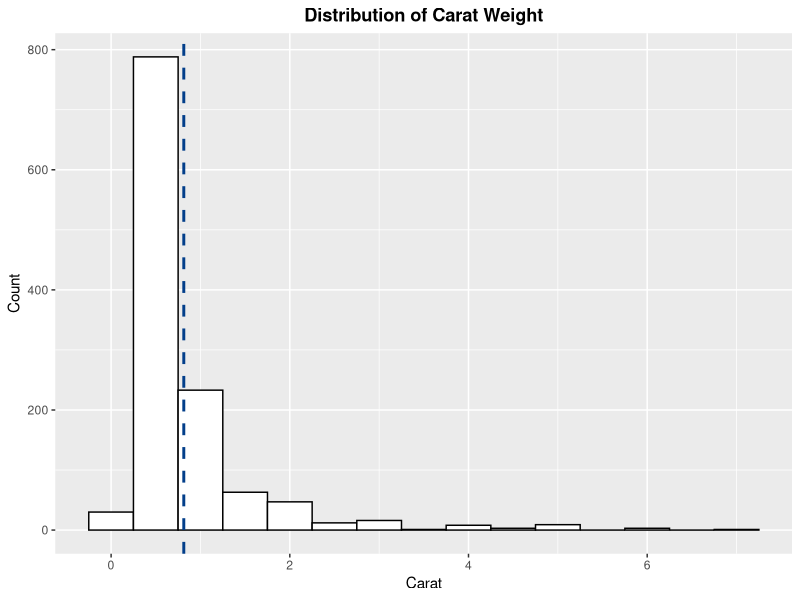
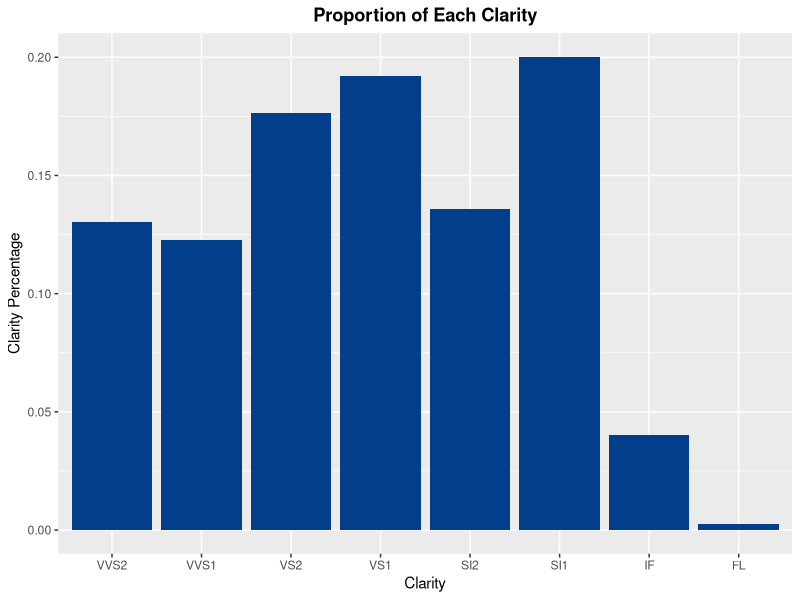
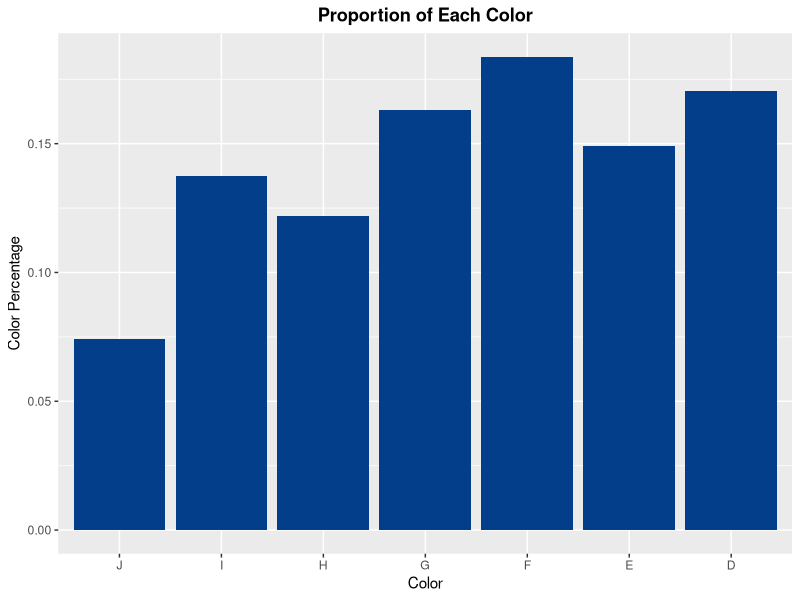
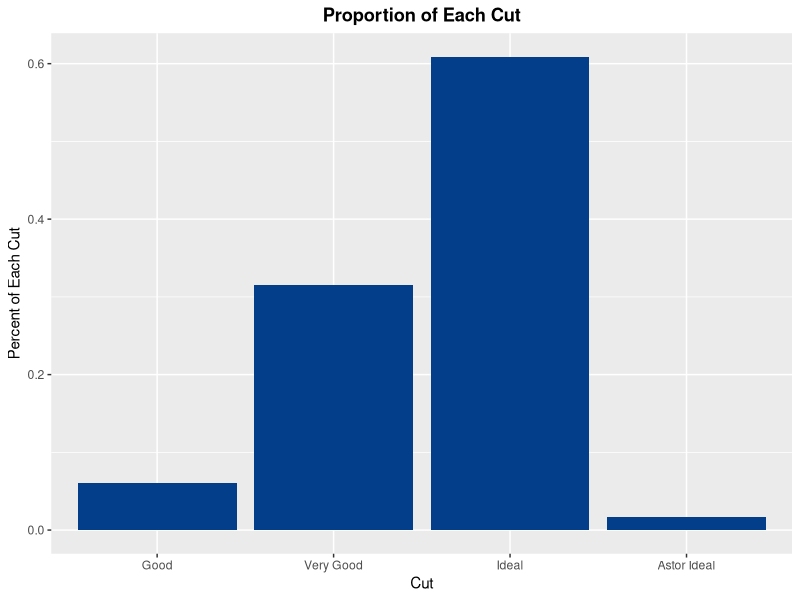
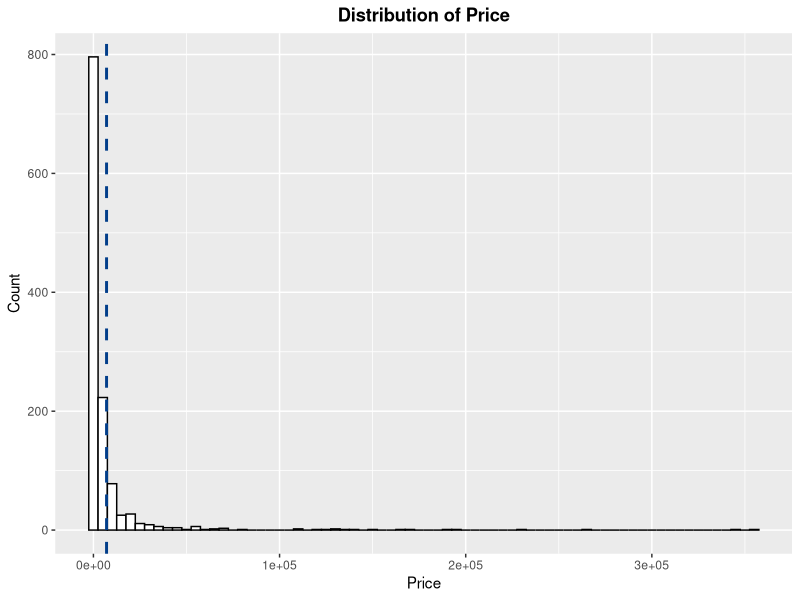
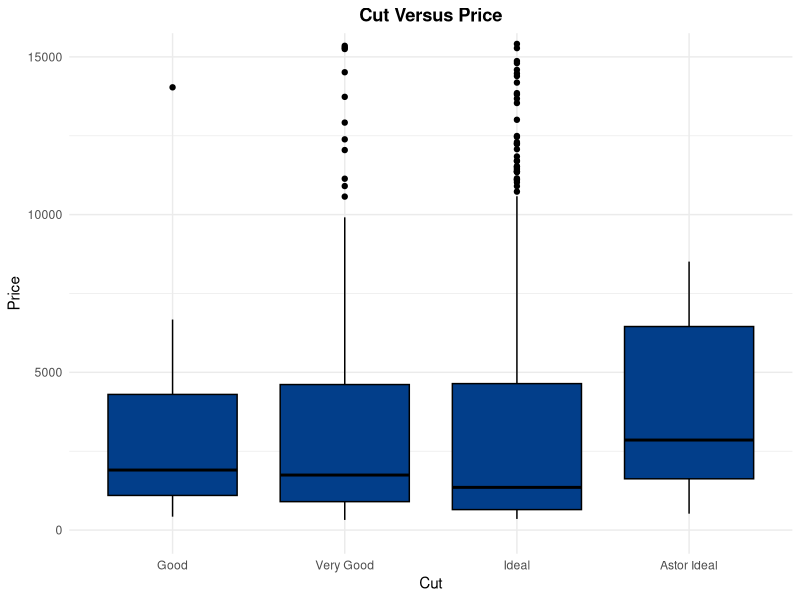
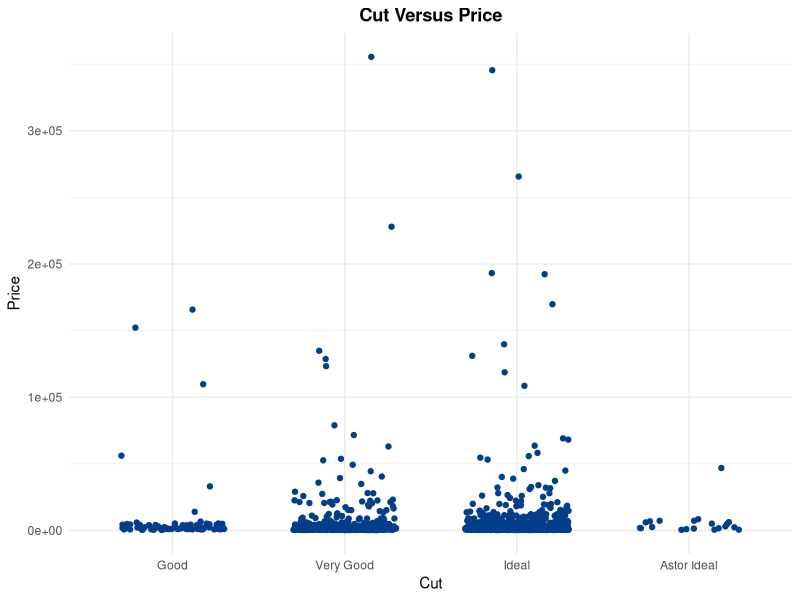
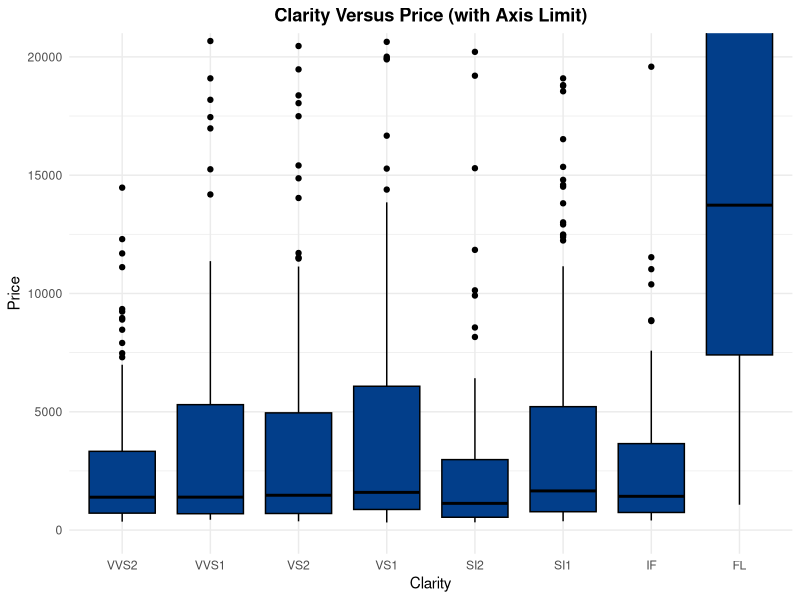

Reproduce these figures in R, in order.
## ---- chunk 1
library(rmarkdown)
library(knitr)
library(tidyverse)
library(dplyr)
library(ggplot2)
## ---- chunk 2
diamonds <- read.csv("diamonds4.csv", header = TRUE)
head(diamonds)
## ---- chunk 3
clarityCats <- c("VVS2", "VVS1", "VS2", "VS1", "SI2", "SI1", "IF", "FL")
colorCats <- c("J","I","H","G","F","E","D")
cutCats <- c("Good", "Very Good", "Ideal", "Astor Ideal")
## ---- chunk 4
diamonds <- diamonds%>%
  mutate(clarity = factor(clarity, levels = clarityCats))%>%
  mutate(color = factor(color,levels = colorCats))%>%
  mutate(cut = factor(cut, levels = cutCats))
## ---- chunk 5
summary(diamonds$carat)

p<-ggplot(diamonds, aes(x=carat)) + 
  geom_histogram(binwidth=.5, colour="black", fill="white")+
  labs(x='Carat', y='Count',title='Distribution of Carat Weight') + 
  theme(plot.title = element_text(hjust=0.5, face="bold")) 
p+ geom_vline(aes(xintercept=mean(carat)),
              color="#023e8a", linetype="dashed", linewidth=1)
## ---- chunk 6
newData_clarity<-diamonds%>%
  group_by(clarity)%>%
  dplyr::summarize(count=n())%>%
  mutate(Percent=count/nrow(diamonds))
ggplot(newData_clarity, aes(x=clarity, y=Percent))+
  geom_bar(stat='identity', fill="#023e8a")+
  theme(plot.title = element_text(hjust=0.5, face="bold")) +
  labs(x='Clarity', y='Clarity Percentage', title='Proportion of Each Clarity')
## ---- chunk 7
newData_color<-diamonds%>%
  group_by(color)%>%
  dplyr::summarize(count=n())%>%
  mutate(Percent=count/nrow(diamonds))
ggplot(newData_color, aes(x=color, y=Percent))+
  geom_bar(stat='identity', fill='#023e8a')+
  theme(plot.title = element_text(hjust=0.5, face="bold")) +
  labs(x='Color', y='Color Percentage', title='Proportion of Each Color')
## ---- chunk 8
newData_cut<-diamonds%>%
  group_by(cut)%>%
  dplyr::summarize(count=n())%>%
  mutate(Percent=count/nrow(diamonds))
ggplot(newData_cut, aes(x=cut, y=Percent))+
  geom_bar(stat='identity', fill='#023e8a')+
  theme(plot.title = element_text(hjust=0.5, face="bold")) +
  labs(x='Cut', y='Percent of Each Cut', title='Proportion of Each Cut')
## ---- chunk 9
summary(diamonds$price)

p1<-ggplot(diamonds, aes(x=price)) + 
  geom_histogram(binwidth = 5000, bins=50, color="black", fill="white")+
  theme(plot.title = element_text(hjust=0.5, face="bold")) +
  labs(x='Price', y='Count',title='Distribution of Price')
p1+ geom_vline(aes(xintercept=mean(price)),
              color="#023e8a", linetype="dashed", linewidth=1)
## ---- chunk 10
ggplot(diamonds, aes(x=cut, y=price))+
  geom_boxplot(fill='#023e8a', color='black')+
  coord_cartesian(ylim = c(0, 15000))+
  theme_minimal() +
  theme(plot.title = element_text(hjust=0.5, face="bold")) +
  labs(x='Cut', y='Price',title='Cut Versus Price')

ggplot(diamonds, aes(x = cut, y = price)) +
  geom_jitter(width = 0.3, height = 0.3, color='#023e8a')+
  theme_minimal() +
  theme(plot.title = element_text(hjust=0.5, face="bold")) +
  labs(x='Cut', y='Price',title='Cut Versus Price')
## ---- chunk 11
ggplot(diamonds, aes(x=clarity, y=price))+
  geom_boxplot(fill='#023e8a', color='black')+
  coord_cartesian(ylim = c(0, 20000))+
  theme_minimal() +
  theme(plot.title = element_text(hjust=0.5, face="bold")) +
  labs(x='Clarity', y='Price',title='Clarity Versus Price (with Axis Limit)')

ggplot(diamonds, aes(x=clarity, y=price))+
  geom_boxplot(fill='#023e8a', color='black')+
  theme_minimal() +
  theme(plot.title = element_text(hjust=0.5, face="bold")) +
  labs(x='Clarity', y='Price',title='Clarity Versus Price (without Axis Limit)')

ggplot(diamonds, aes(x = clarity, y = price)) +
  geom_jitter(width = 0.3, height = 0.3, color='#023e8a')+
  theme_minimal() +
  theme(plot.title = element_text(hjust=0.5, face="bold")) +
  labs(x='Clarity', y='Price',title='Clarity Versus Price')
## ---- chunk 12
ggplot(diamonds, aes(x=color, y=price))+
  geom_boxplot(fill='#023e8a', color='black')+
  coord_cartesian(ylim = c(0, 15000))+
  theme_minimal() +
  theme(plot.title = element_text(hjust=0.5, face="bold")) +
  labs(x='Color', y='Price', title='Color Versus Price')

ggplot(diamonds, aes(x = color, y = price)) +
  geom_jitter(width = 0.3, height = 0.3, color='#023e8a')+
  theme_minimal() +
  theme(plot.title = element_text(hjust=0.5, face="bold")) +
  labs(x='Color', y='Price', title='Color Versus Price')
## ---- chunk 13
ystar <- log(diamonds$price)
diamonds1<-data.frame(diamonds,ystar)

xstar<-log(diamonds$carat)
diamonds1<-data.frame(diamonds,xstar)

ggplot(diamonds1, aes(x=xstar,y=ystar))+
  geom_point(color='#023e8a')+
  geom_smooth(method = "lm", se=FALSE, color='black')+
  theme(plot.title = element_text(hjust=0.5, face="bold")) +
  labs(x='Log of Carat',y='Log of Price', title='Log of Carat Versus Log of Price')
## ---- chunk 14
ggplot(diamonds, aes(x=cut, y=price, fill = clarity))+
  geom_boxplot() +
  ylim(0,10000) +
  theme(plot.title = element_text(hjust=0.5, face="bold")) +
  labs(x='Cut', y='Price', title='Cut Versus Price') +
  scale_fill_manual(values=c("#ade8f4", "#90e0ef", "#48cae4", "#00b4d8", "#0096c7", "#0077b6", "#023e8a", "#03045e"))
## ---- chunk 15
agg_tbl <- diamonds %>% group_by(color,cut) %>% 
  summarise(total_count=n())
corr<-agg_tbl %>% 
  group_by(color) %>% 
  mutate(percent = prop.table(total_count))
         
ggplot(corr, aes(x=color, y=percent, fill=cut))+
  geom_bar(stat='identity',position='fill')+
  theme(plot.title = element_text(hjust=0.5, face="bold")) +
  labs(x= 'Color', y='Proportion', title="Proportion of Color by Cut") +
  scale_fill_manual(values=c("#ade8f4", "#48cae4", "#0077b6", "#023e8a"))

## ---- chunk 16
diamonds$cut <- factor(diamonds$cut, levels = c("Good", "Very Good", "Ideal", "Astor Ideal"))
diamonds$clarity <- factor(diamonds$clarity, levels = c("VVS2", "VVS1", "VS2", "VS1", "SI2", "SI1", "IF", "FL"))
ggplot(diamonds,aes(x=clarity, fill=cut))+
  geom_bar(position = "fill") +
  theme(plot.title = element_text(hjust=0.5, face="bold")) +
  labs(x='Cut',y='Clarity', title='Proportions of Cut by Clarity') + 
  scale_fill_manual(values=c("#ade8f4", "#48cae4", "#0077b6", "#023e8a"))

## ---- chunk 17
ggplot(diamonds, aes(x=carat,y=price))+
  geom_point(alpha=0.2, color='#023e8a')+
  theme(plot.title = element_text(hjust=0.5, face="bold")) +
  labs(x="Carat", y="Price", title="Price Against Carat by Clarity") +
  facet_wrap(~clarity)
## ---- chunk 18
bin1Data<-diamonds%>%
  filter(diamonds$carat>=1.8 & diamonds$carat<1.9)
bin2Data<-diamonds%>%
  filter(diamonds$carat>=1.9 & diamonds$carat<2.0)
bin3Data<-diamonds%>%
  filter(diamonds$carat>=2.0 & diamonds$carat<2.1)
bin4Data<-diamonds%>%
  filter(diamonds$carat>=2.1 & diamonds$carat<2.2)

ggplot(diamonds, aes(x=carat,y=price))+
  geom_point()+
  coord_cartesian(xlim=c(1.8,2.2), ylim=c(5000,40000))+
  geom_segment(x=1.8, xend=1.9, y = mean(bin1Data$price), yend=mean(bin1Data$price), linetype="solid", color = "#ade8f4", linewidth=1)+
  geom_segment(x=1.9, xend=2.0, y = mean(bin2Data$price), yend=mean(bin2Data$price), linetype="solid", color = "#48cae4", linewidth=1)+
  geom_segment(x=2.0, xend=2.1, y = mean(bin3Data$price), yend=mean(bin3Data$price), linetype="solid", color = "#0077b6", linewidth=1)+
  geom_segment(x=2.1, xend=2.2, y = mean(bin4Data$price), yend=mean(bin4Data$price), linetype="solid", color = "#023e8a", linewidth=1)
## ---- chunk 19
bin1Data2<-diamonds%>%
  filter(diamonds$carat>=0.8 & diamonds$carat<0.9)
bin2Data2<-diamonds%>%
  filter(diamonds$carat>=0.9 & diamonds$carat<1.0)
bin3Data2<-diamonds%>%
  filter(diamonds$carat>=1.0 & diamonds$carat<1.1)
bin4Data2<-diamonds%>%
  filter(diamonds$carat>=1.1 & diamonds$carat<1.2)

ggplot(diamonds, aes(x=carat,y=price))+
  geom_point()+
  coord_cartesian(xlim=c(0.8,1.2), ylim=c(0,20000))+
  geom_segment(x=0.8, xend=0.9, y = mean(bin1Data2$price), yend=mean(bin1Data2$price), linetype="solid", color = "#ade8f4", linewidth=1)+
  geom_segment(x=0.9, xend=1.0, y = mean(bin2Data2$price), yend=mean(bin2Data2$price), linetype="solid", color = "#48cae4", linewidth=1)+
  geom_segment(x=1.0, xend=1.1, y = mean(bin3Data2$price), yend=mean(bin3Data2$price), linetype="solid", color = "#0077b6", linewidth=1)+
  geom_segment(x=1.1, xend=1.2, y = mean(bin4Data2$price), yend=mean(bin4Data2$price), linetype="solid", color = "#023e8a", linewidth=1)
## ---- chunk 20
ggplot(diamonds, aes(x=carat,y=price))+
geom_point(color='#023e8a')+
geom_smooth(method = "lm", se=FALSE, color="black")+
theme(plot.title = element_text(hjust=0.5, face="bold")) +
  labs(x='Carat',y='Price', title='Price Against Carat')
## ---- chunk 21
result<-lm(price~carat, data=diamonds)
plot(result)
## ---- chunk 22
shapiro.test(result$residuals)
## ---- chunk 23
MASS::boxcox(result, lambda = seq(.2, 0.4, 1/20))
## ---- chunk 24
pricestar <- (diamonds$price)^.3
ggplot(diamonds, aes(x=carat,y=pricestar))+
geom_point(color="#023e8a")+
theme(plot.title = element_text(hjust=0.5, face="bold")) +
geom_smooth(method = "lm", se=FALSE, color="black")+
labs(x="Carat", y="Price^.3", title="Price Against Carat")
## ---- chunk 25
pricestar <- (diamonds$price)^.2
ggplot(diamonds, aes(x=carat,y=pricestar))+
geom_point(color="#023e8a")+
theme(plot.title = element_text(hjust=0.5, face="bold")) +
geom_smooth(method = "lm", se=FALSE, color="black")+
labs(x="Carat", y="Price^.2", title="Price Against Carat")
## ---- chunk 26
pricestar.1 <- (diamonds$price)^.1
ggplot(diamonds, aes(x=carat,y=pricestar.1))+
geom_point(color="#023e8a")+
geom_smooth(method = "lm", se=FALSE, color="black")+
theme(plot.title = element_text(hjust=0.5, face="bold")) +
labs(x="Carat", y="Price^.1", title="Price Against Carat")
## ---- chunk 27
pricestarlog <- log(diamonds$price)
ggplot(diamonds, aes(x=carat,y=pricestarlog))+
geom_point(color="#023e8a")+
geom_smooth(method = "lm", se=FALSE, color="black")+
theme(plot.title = element_text(hjust=0.5, face="bold")) +
labs(x="Carat", y="Log of Price", title="Log of Price Against Log of Carat")
## ---- chunk 28
resultstar<-lm(pricestar.1~carat, data=diamonds)
par(mfrow=c(2,2))
plot(resultstar)
## ---- chunk 29
resultstar<-lm(pricestarlog~carat, data=diamonds)
par(mfrow=c(2,2))
plot(resultstar)
## ---- chunk 30
caratstar <- log(diamonds$carat)
ggplot(diamonds, aes(x=caratstar,y=pricestarlog))+
geom_point(color="#023e8a")+
geom_smooth(method = "lm", se=FALSE, color="black")+
theme(plot.title = element_text(hjust=0.5, face="bold")) +
labs(x="Log of Carat", y="Log of Price", title="Log of Price Against Log of Carat")
## ---- chunk 31
resultstar<-lm(pricestarlog~caratstar, data=diamonds)
par(mfrow=c(2,2))
plot(resultstar)
## ---- chunk 32
summary(resultstar)
